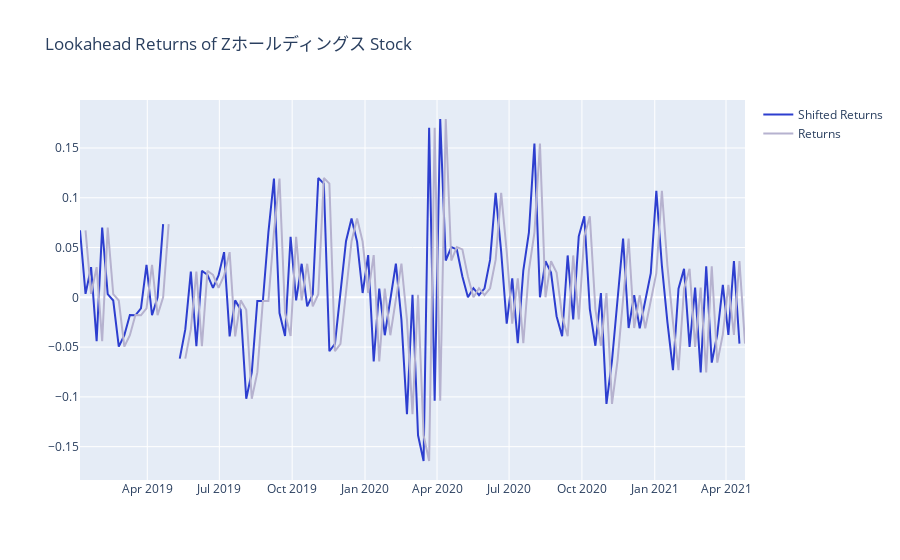

Notebook cell for this chart:
### Code cell
plot_shifted_returns(
    lookahead_returns.loc[:, zholding_ticker],
    monthly_close_returns.loc[:, zholding_ticker],
    'Lookahead Returns of {} Stock'.format(zholding_ticker))
